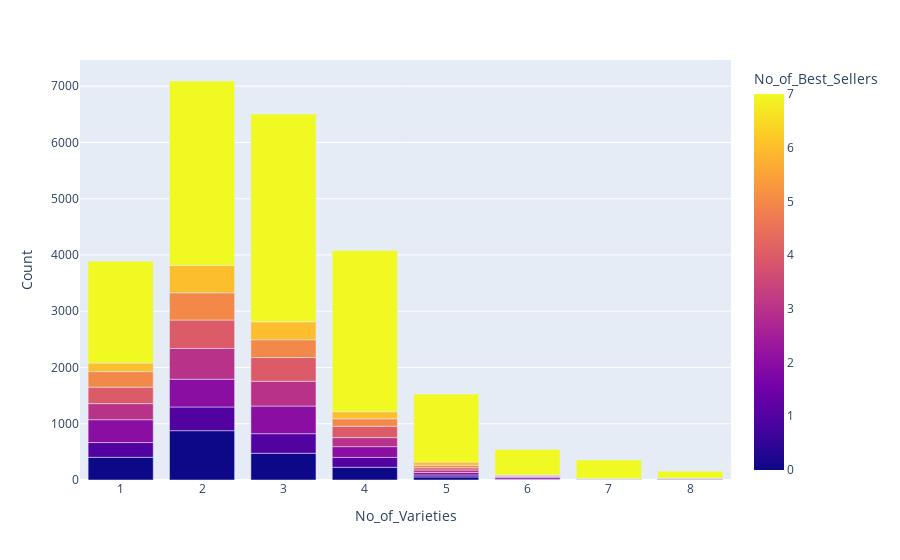

The code cell stored with this chart in its notebook:
### Code cell
inter=idf.groupby(['No_of_Best_Sellers', 'No_of_Varieties'])[["Menu"]].count()
inter.rename(columns={"Menu":"Count"},inplace=True)
inter.reset_index(inplace=True)
    
fig = px.bar(inter,x="No_of_Varieties",y="Count",color="No_of_Best_Sellers",barmode="group")
py.iplot(fig)

### Figure 1 — Plotly figure (JSON) as saved in the notebook; plotly's stock layout.template omitted (floating-point values rounded to 4 significant figures)
{"data": [{"alignmentgroup": "True", "hovertemplate": "No_of_Varieties=%{x}<br>Count=%{y}<br>No_of_Best_Sellers=%{marker.color}<extra></extra>", "legendgroup": "", "marker": {"color": [0, 0, 0, 0, 0, 0, 0, 0, 1, 1, 1, 1, 1, 1, 1, 1, 2, 2, 2, 2, 2, 2, 2, 2, 3, 3, 3, 3, 3, 3, 3, 4, 4, 4, 4, 4, 4, 4, 5, 5, 5, 5, 5, 5, 5, 5, 6, 6, 6, 6, 6, 6, 6, 7, 7, 7, 7, 7, 7, 7, 7], "coloraxis": "coloraxis", "pattern": {"shape": ""}}, "name": "", "offsetgroup": "", "orientation": "v", "showlegend": false, "textposition": "auto", "type": "bar", "x": [1, 2, 3, 4, 5, 6, 7, 8, 1, 2, 3, 4, 5, 6, 7, 8, 1, 2, 3, 4, 5, 6, 7, 8, 1, 2, 3, 4, 5, 6, 8, 1, 2, 3, 4, 5, 6, 7, 1, 2, 3, 4, 5, 6, 7, 8, 1, 2, 3, 4, 5, 6, 7, 1, 2, 3, 4, 5, 6, 7, 8], "xaxis": "x", "y": [403, 877, 475, 226, 55, 5, 3, 13, 263, 421, 349, 176, 35, 11, 11, 7, 406, 494, 490, 191, 43, 29, 4, 2, 286, 546, 442, 161, 44, 20, 11, 293, 506, 421, 202, 41, 8, 1, 276, 484, 316, 132, 42, 15, 3, 1, 151, 485, 319, 125, 60, 6, 6, 1810, 3280, 3696, 2869, 1207, 447, 327, 123], "yaxis": "y"}], "layout": {"barmode": "group", "coloraxis": {"colorbar": {"title": {"text": "No_of_Best_Sellers"}}, "colorscale": [[0, "#0d0887"], [0.1111, "#46039f"], [0.2222, "#7201a8"], [0.3333, "#9c179e"], [0.4444, "#bd3786"], [0.5556, "#d8576b"], [0.6667, "#ed7953"], [0.7778, "#fb9f3a"], [0.8889, "#fdca26"], [1, "#f0f921"]]}, "legend": {"tracegroupgap": 0}, "margin": {"t": 60}, "xaxis": {"anchor": "y", "domain": [0, 1], "title": {"text": "No_of_Varieties"}}, "yaxis": {"anchor": "x", "domain": [0, 1], "title": {"text": "Count"}}}}
